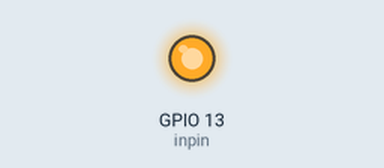
The sketch below on a simulated ESP32. Shown: output pins drawn as LEDs (lit = HIGH). What the sketch prints to the serial monitor is not drawn. At 3.0 s the program puts the board to deep sleep or switches it off; the recording ends there.

Above: at 0.1 s.
At 1.1 s:
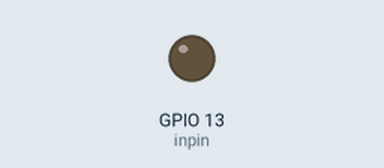
Timing chart, 0 to 2.6 s (numbered marks = the images above):
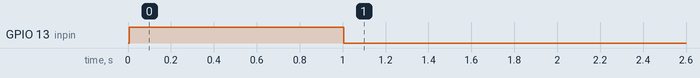

The sketch:

EspTcp.ino
```cpp
#include <ArduinoJson.h>
#include <WiFi.h>

//for interrupt
const byte inpin = 13;

//for uart
#define RXD2 16
#define TXD2 17

#define uS_TO_S_FACTOR 1000000ULL


const char* ssid = "AndroidAP";
const char* password = "12345678";

const uint16_t port = 9999;
const char * host = "192.168.1.32";

RTC_DATA_ATTR int bootCount = 0;
WiFiClient espClient;


void setup() {

  Serial.begin(9600);
  Serial2.begin(9600, SERIAL_8N1, RXD2, TXD2);
  bootCount++;
  Serial.println("Boot number: " + String(bootCount));
  Serial.println("Hello, ESP32!");
  String jsonStr;

  print_wakeup_reason();
  uint64_t sleep_time_min = 30; //setting sleeptime

  //sending interrupt pin
  pinMode(inpin, OUTPUT);
  digitalWrite(inpin, HIGH);   // turn the LED on (HIGH is the voltage level)
  delay(1000);                       // wait for a second
  digitalWrite(inpin, LOW);    // turn the LED off by making the voltage LOW
  delay(1000);


//  //Conecting to Wi-Fi
//  Serial.print("Connecting to ");
//  Serial.println(ssid);
//  wifiConnect();
//  Serial.println("");
//  Serial.println("WiFi connected");
//  Serial.println("IP address: ");
//  Serial.println(WiFi.localIP());

  //receive data on serial

  jsonStr = Serial2.readString();

  Serial.println(jsonStr);

  //TCP connection
  Serial.println(host);
//  if (!espClient.connect(host, port)) {
//
//     Serial.println("Connection to host failed");
//    Serial.println(espClient.connect(host, port));
//    delay(1000);
//
//  }
//  else{
//    Serial.println("TCP Connected");
//    espClient.print(jsonStr);
//
//  }

//ESP to sleep mode
  esp_sleep_enable_timer_wakeup(30000000); //should be in microsec
  Serial.println("The module goes to sleep for: ");
  Serial.println(30000000);
  Serial.println("Going to sleep...");
  Serial.flush();

  esp_deep_sleep_start();

  Serial.println("This will never be printed");

}

void print_wakeup_reason(){
  esp_sleep_wakeup_cause_t wakeup_reason;

  wakeup_reason = esp_sleep_get_wakeup_cause();

  switch(wakeup_reason)
  {
    case ESP_SLEEP_WAKEUP_EXT0 : Serial.println("Wakeup caused by external signal using RTC_IO"); break;
    case ESP_SLEEP_WAKEUP_EXT1 : Serial.println("Wakeup caused by external signal using RTC_CNTL"); break;
    case ESP_SLEEP_WAKEUP_TIMER : Serial.println("Wakeup caused by timer"); break;
    case ESP_SLEEP_WAKEUP_TOUCHPAD : Serial.println("Wakeup caused by touchpad"); break;
    case ESP_SLEEP_WAKEUP_ULP : Serial.println("Wakeup caused by ULP program"); break;
    default : Serial.printf("Wakeup was not caused by deep sleep: %d\n",wakeup_reason); break;
  }
}

void wifiConnect() {
  WiFi.mode(WIFI_STA);
  WiFi.begin(ssid, password);
  while (WiFi.status() != WL_CONNECTED) {
    delay(500);
    Serial.print(".");
  }
}

void loop() {


}
```

Measured:
- by itself, GPIO 13 (inpin): LOW → HIGH at 0.01 s, → LOW 1.0 s later
